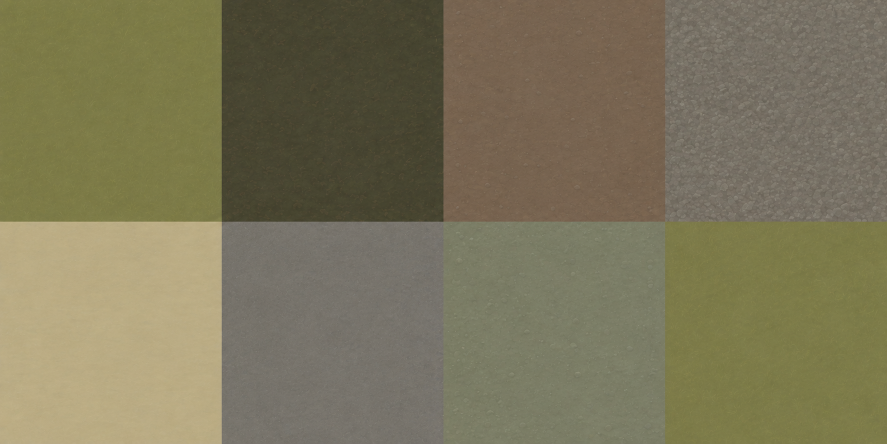
#> input picture assets/source/ground.png, 1774 x 887 px (shown at 1/2 size)
$ python export_assets.py
#> lines starting #> are read from the running program, lines starting #| are printed output that depends on the picture
#!/usr/bin/env python3
"""Slice image-model source sheets into the canvases in docs/art-direction.md.

Requires Pillow. Run from any directory; outputs are relative to the repository.
This is export/packing only: all painted content comes from assets/source/.
"""
import json
from pathlib import Path

from PIL import Image, ImageDraw, PngImagePlugin

ROOT = Path(__file__).resolve().parents[2]
ASSETS = ROOT / "assets"
PREVIEWS = ROOT / "docs/art"
SRGB = PngImagePlugin.PngInfo()
SRGB.add(b"sRGB", b"\x00")


def save(image, path):
    path.parent.mkdir(parents=True, exist_ok=True)
    image.save(path, pnginfo=SRGB, optimize=True)


def cell(sheet, col, row, cols, rows):
    w, h = sheet.size
    return (round(col * w / cols), round(row * h / rows),
            round((col + 1) * w / cols), round((row + 1) * h / rows))


def export():
    manifest = {"authoring_pixels_per_tile": 32,
                "sprite_alpha": "straight; premultiply once when uploading to the renderer",
                "ground": [], "sprites": []}
    material_manifest = ASSETS / "ground/materials.json"
    if material_manifest.exists():
        materials = json.loads(material_manifest.read_text())["materials"]
        manifest["ground"] = [item for item in materials if item["component"] == "Diffuse"]
    else:
        sheet = Image.open(ASSETS / "source/ground.png").convert("RGB")
#> sheet is the input picture: PIL image 1774x887 RGB; mean R, G, B 123.4, 117.3, 89.3
        names = ["grass", "forest", "dirt", "rocks", "sand", "mountain", "shallows"]
        for i, name in enumerate(names):
            box = cell(sheet, i % 4, i // 4, 4, 2)
            # Avoid sampling the neighbouring material at fractional sheet divisions.
            box = (box[0] + 3, box[1] + 3, box[2] - 3, box[3] - 3)
            image = sheet.crop(box).resize((256, 256), Image.Resampling.LANCZOS)
            path = f"ground/{name}.png"
            save(image, ASSETS / path)
            manifest["ground"].append({"path": path, "source": "source/ground.png",
                                       "source_rect": box, "size": [256, 256]})
#> this loop made 7 passes
#> box on passes 1 to 7: (3, 3, 441, 441), (447, 3, 884, 441), (890, 3, 1327, 441), (1333, 3, 1771, 441), (3, 447, 441, 884), (447, 447, 884, 884), (890, 447, 1327, 884)
#> pass 1, in export, `image = sheet.crop(box).resize((256, 256), Image.Resampling.LANCZOS)`:
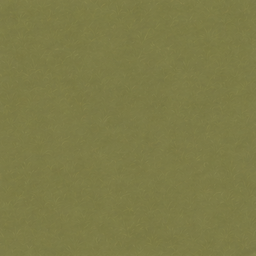
#> image: PIL image 256x256 RGB; mean R, G, B 124.3, 122.5, 71
#> pass 2, in export, `image = sheet.crop(box).resize((256, 256), Image.Resampling.LANCZOS)`:
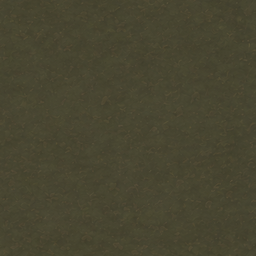
#> image: PIL image 256x256 RGB; mean R, G, B 71.8, 69, 48.8
#> pass 3, in export, `image = sheet.crop(box).resize((256, 256), Image.Resampling.LANCZOS)`:
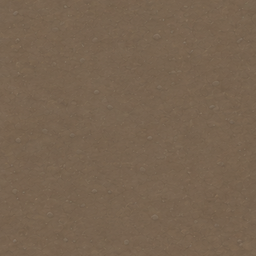
#> image: PIL image 256x256 RGB; mean R, G, B 119.1, 99.4, 79.8
#> after the loop:
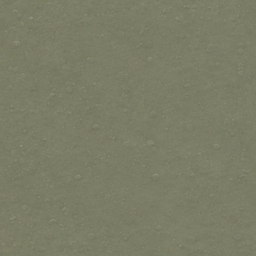
#> image: PIL image 256x256 RGB; mean R, G, B 123.2, 124.8, 101.7
    # name, count, canvas, anchor, source sheet, row, grid, source footprint
    families = [
        ("broadleaf", 6, (64, 76), (32, 66), "trees", 0, (6, 2), 0.98),
        ("conifer", 4, (44, 80), (22, 71), "trees", 1, (6, 2), 0.98),
        ("bush", 3, (34, 26), (17, 20), "plants", 0, (4, 5), 0.92),
        ("stone", 3, (46, 40), (23, 27), "rocks", 0, (4, 4), 0.83),
        ("iron", 3, (46, 40), (23, 27), "rocks", 1, (4, 4), 0.83),
        ("gold", 3, (46, 40), (23, 27), "rocks", 2, (4, 4), 0.83),
        ("boulder", 4, (46, 44), (23, 31), "rocks", 3, (4, 4), 0.83),
        ("tuft", 4, (20, 16), (10, 14), "plants", 1, (4, 5), 0.98),
        ("flower", 4, (20, 16), (10, 14), "plants", 2, (4, 5), 0.98),
        ("reed", 3, (20, 30), (10, 28), "plants", 3, (4, 5), 0.98),
        ("pebble", 3, (22, 14), (11, 9), "plants", 4, (4, 5), 0.83),
    ]
    for name, count, size, anchor, source, row, grid, footprint in families:
#> (the run stopped early here; a loop or call above may not have finished)
